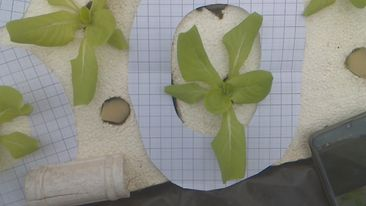
#> input picture rgb.jpg, 366 x 206 px
$ python cameratest01.py
#> lines starting #> are read from the running program, lines starting #| are printed output that depends on the picture
from matplotlib.colors import LinearSegmentedColormap
import matplotlib.pyplot as plt
from PIL import Image
import numpy as numpy
import matplotlib
matplotlib.use('Agg')


colors = [(1.0000, 1.0000, 1.0000), (0.9804, 0.9804, 0.9804), (0.9647, 0.9647, 0.9647),
          (0.9490, 0.9490, 0.9490), (0.9333, 0.9333,
                                     0.9333), (0.9137, 0.9137, 0.9137),
          (0.8980, 0.8980, 0.8980), (0.8824, 0.8824,
                                     0.8824), (0.8667, 0.8667, 0.8667),
          (0.8471, 0.8471, 0.8471), (0.8314, 0.8314,
                                     0.8314), (0.8157, 0.8157, 0.8157),
          (0.8000, 0.8000, 0.8000), (0.7843, 0.7843,
                                     0.7843), (0.7647, 0.7647, 0.7647),
          (0.7490, 0.7490, 0.7490), (0.7333, 0.7333,
                                     0.7333), (0.7176, 0.7176, 0.7176),
          (0.6980, 0.6980, 0.6980), (0.6824, 0.6824,
                                     0.6824), (0.6667, 0.6667, 0.6667),
          (0.6510, 0.6510, 0.6510), (0.6314, 0.6314,
                                     0.6314), (0.6157, 0.6157, 0.6157),
          (0.6000, 0.6000, 0.6000), (0.5843, 0.5843,
                                     0.5843), (0.5686, 0.5686, 0.5686),
          (0.5490, 0.5490, 0.5490), (0.5333, 0.5333,
                                     0.5333), (0.5176, 0.5176, 0.5176),
          (0.5020, 0.5020, 0.5020), (0.4824, 0.4824,
                                     0.4824), (0.4667, 0.4667, 0.4667),
          (0.4510, 0.4510, 0.4510), (0.4353, 0.4353,
                                     0.4353), (0.4157, 0.4157, 0.4157),
          (0.4000, 0.4000, 0.4000), (0.3843, 0.3843,
                                     0.3843), (0.3686, 0.3686, 0.3686),
          (0.3529, 0.3529, 0.3529), (0.3333, 0.3333,
                                     0.3333), (0.3176, 0.3176, 0.3176),
          (0.3020, 0.3020, 0.3020), (0.2863, 0.2863,
                                     0.2863), (0.2667, 0.2667, 0.2667),
          (0.2510, 0.2510, 0.2510), (0.2353, 0.2353,
                                     0.2353), (0.2196, 0.2196, 0.2196),
          (0.2039, 0.2039, 0.2039), (0.2196, 0.2196,
                                     0.2196), (0.2353, 0.2353, 0.2353),
          (0.2510, 0.2510, 0.2510), (0.2667, 0.2667,
                                     0.2667), (0.2863, 0.2863, 0.2863),
          (0.3020, 0.3020, 0.3020), (0.3176, 0.3176,
                                     0.3176), (0.3333, 0.3333, 0.3333),
          (0.3529, 0.3529, 0.3529), (0.3686, 0.3686,
                                     0.3686), (0.3843, 0.3843, 0.3843),
          (0.4000, 0.4000, 0.4000), (0.4157, 0.4157,
                                     0.4157), (0.4353, 0.4353, 0.4353),
          (0.4510, 0.4510, 0.4510), (0.4667, 0.4667,
                                     0.4667), (0.4824, 0.4824, 0.4824),
          (0.5020, 0.5020, 0.5020), (0.5176, 0.5176,
                                     0.5176), (0.5333, 0.5333, 0.5333),
          (0.5490, 0.5490, 0.5490), (0.5686, 0.5686,
                                     0.5686), (0.5843, 0.5843, 0.5843),
          (0.6000, 0.6000, 0.6000), (0.6157, 0.6157,
                                     0.6157), (0.6314, 0.6314, 0.6314),
          (0.6510, 0.6510, 0.6510), (0.6667, 0.6667,
                                     0.6667), (0.6824, 0.6824, 0.6824),
          (0.6980, 0.6980, 0.6980), (0.7176, 0.7176,
                                     0.7176), (0.7333, 0.7333, 0.7333),
          (0.7490, 0.7490, 0.7490), (0.7647, 0.7647,
                                     0.7647), (0.7843, 0.7843, 0.7843),
          (0.8000, 0.8000, 0.8000), (0.8157, 0.8157,
                                     0.8157), (0.8314, 0.8314, 0.8314),
          (0.8471, 0.8471, 0.8471), (0.8667, 0.8667,
                                     0.8667), (0.8824, 0.8824, 0.8824),
          (0.8980, 0.8980, 0.8980), (0.9137, 0.9137,
                                     0.9137), (0.9333, 0.9333, 0.9333),
          (0.9490, 0.9490, 0.9490), (0.9647, 0.9647,
                                     0.9647), (0.9804, 0.9804, 0.9804),
          (1.0000, 1.0000, 1.0000), (0.9804, 0.9804,
                                     0.9804), (0.9608, 0.9608, 0.9608),
          (0.9412, 0.9412, 0.9412), (0.9216, 0.9216,
                                     0.9216), (0.9020, 0.9020, 0.9020),
          (0.8824, 0.8824, 0.8824), (0.8627, 0.8627,
                                     0.8627), (0.8431, 0.8431, 0.8431),
          (0.8235, 0.8235, 0.8235), (0.8039, 0.8039,
                                     0.8039), (0.7843, 0.7843, 0.7843),
          (0.7647, 0.7647, 0.7647), (0.7451, 0.7451,
                                     0.7451), (0.7255, 0.7255, 0.7255),
          (0.7059, 0.7059, 0.7059), (0.6863, 0.6863,
                                     0.6863), (0.6667, 0.6667, 0.6667),
          (0.6471, 0.6471, 0.6471), (0.6275, 0.6275,
                                     0.6275), (0.6078, 0.6078, 0.6078),
          (0.5922, 0.5922, 0.5922), (0.5725, 0.5725,
                                     0.5725), (0.5529, 0.5529, 0.5529),
          (0.5333, 0.5333, 0.5333), (0.5137, 0.5137,
                                     0.5137), (0.4941, 0.4941, 0.4941),
          (0.4745, 0.4745, 0.4745), (0.4549, 0.4549,
                                     0.4549), (0.4353, 0.4353, 0.4353),
          (0.4157, 0.4157, 0.4157), (0.3961, 0.3961,
                                     0.3961), (0.3765, 0.3765, 0.3765),
          (0.3569, 0.3569, 0.3569), (0.3373, 0.3373,
                                     0.3373), (0.3176, 0.3176, 0.3176),
          (0.2980, 0.2980, 0.2980), (0.2784, 0.2784,
                                     0.2784), (0.2588, 0.2588, 0.2588),
          (0.2392, 0.2392, 0.2392), (0.2196, 0.2196,
                                     0.2196), (0.2588, 0.2588, 0.3137),
          (0.3020, 0.3020, 0.4118), (0.3412, 0.3412,
                                     0.5098), (0.3843, 0.3843, 0.6078),
          (0.4235, 0.4235, 0.7059), (0.4667, 0.4667,
                                     0.8039), (0.5059, 0.5059, 0.9020),
          (0.5490, 0.5490, 1.0000), (0.5137, 0.5765,
                                     0.9373), (0.4784, 0.6039, 0.8745),
          (0.4431, 0.6314, 0.8118), (0.4118, 0.6588,
                                     0.7490), (0.3765, 0.6863, 0.6863),
          (0.3412, 0.7176, 0.6235), (0.3059, 0.7451,
                                     0.5608), (0.2745, 0.7725, 0.4980),
          (0.2392, 0.8000, 0.4353), (0.2039, 0.8275,
                                     0.3725), (0.1686, 0.8588, 0.3098),
          (0.1373, 0.8863, 0.2471), (0.1020, 0.9137,
                                     0.1843), (0.0667, 0.9412, 0.1216),
          (0.0314, 0.9686, 0.0588), (0.0000, 1.0000,
                                     0.0000), (0.0275, 1.0000, 0.0000),
          (0.0588, 1.0000, 0.0000), (0.0902, 1.0000,
                                     0.0000), (0.1216, 1.0000, 0.0000),
          (0.1529, 1.0000, 0.0000), (0.1843, 1.0000,
                                     0.0000), (0.2157, 1.0000, 0.0000),
          (0.2471, 1.0000, 0.0000), (0.2784, 1.0000,
                                     0.0000), (0.3098, 1.0000, 0.0000),
          (0.3412, 1.0000, 0.0000), (0.3725, 1.0000,
                                     0.0000), (0.4039, 1.0000, 0.0000),
          (0.4353, 1.0000, 0.0000), (0.4667, 1.0000,
                                     0.0000), (0.4980, 1.0000, 0.0000),
          (0.5294, 1.0000, 0.0000), (0.5608, 1.0000,
                                     0.0000), (0.5922, 1.0000, 0.0000),
          (0.6235, 1.0000, 0.0000), (0.6549, 1.0000,
                                     0.0000), (0.6863, 1.0000, 0.0000),
          (0.7176, 1.0000, 0.0000), (0.7490, 1.0000,
                                     0.0000), (0.7804, 1.0000, 0.0000),
          (0.8118, 1.0000, 0.0000), (0.8431, 1.0000,
                                     0.0000), (0.8745, 1.0000, 0.0000),
          (0.9059, 1.0000, 0.0000), (0.9373, 1.0000,
                                     0.0000), (0.9686, 1.0000, 0.0000),
          (1.0000, 1.0000, 0.0000), (1.0000, 0.9765,
                                     0.0000), (1.0000, 0.9569, 0.0000),
          (1.0000, 0.9373, 0.0000), (1.0000, 0.9137,
                                     0.0000), (1.0000, 0.8941, 0.0000),
          (1.0000, 0.8745, 0.0000), (1.0000, 0.8510,
                                     0.0000), (1.0000, 0.8314, 0.0000),
          (1.0000, 0.8118, 0.0000), (1.0000, 0.7882,
                                     0.0000), (1.0000, 0.7686, 0.0000),
          (1.0000, 0.7490, 0.0000), (1.0000, 0.7255,
                                     0.0000), (1.0000, 0.7059, 0.0000),
          (1.0000, 0.6863, 0.0000), (1.0000, 0.6667,
                                     0.0000), (1.0000, 0.6431, 0.0000),
          (1.0000, 0.6235, 0.0000), (1.0000, 0.6039,
                                     0.0000), (1.0000, 0.5804, 0.0000),
          (1.0000, 0.5608, 0.0000), (1.0000, 0.5412,
                                     0.0000), (1.0000, 0.5176, 0.0000),
          (1.0000, 0.4980, 0.0000), (1.0000, 0.4784,
                                     0.0000), (1.0000, 0.4549, 0.0000),
          (1.0000, 0.4353, 0.0000), (1.0000, 0.4157,
                                     0.0000), (1.0000, 0.3922, 0.0000),
          (1.0000, 0.3725, 0.0000), (1.0000, 0.3529,
                                     0.0000), (1.0000, 0.3333, 0.0000),
          (1.0000, 0.3098, 0.0000), (1.0000, 0.2902,
                                     0.0000), (1.0000, 0.2706, 0.0000),
          (1.0000, 0.2471, 0.0000), (1.0000, 0.2275,
                                     0.0000), (1.0000, 0.2078, 0.0000),
          (1.0000, 0.1843, 0.0000), (1.0000, 0.1647,
                                     0.0000), (1.0000, 0.1451, 0.0000),
          (1.0000, 0.1216, 0.0000), (1.0000, 0.1020,
                                     0.0000), (1.0000, 0.0824, 0.0000),
          (1.0000, 0.0588, 0.0000), (1.0000, 0.0392,
                                     0.0000), (1.0000, 0.0196, 0.0000),
          (1.0000, 0.0000, 0.0000), (1.0000, 0.0000,
                                     0.0588), (1.0000, 0.0000, 0.1216),
          (1.0000, 0.0000, 0.1843), (1.0000, 0.0000,
                                     0.2471), (1.0000, 0.0000, 0.3098),
          (1.0000, 0.0000, 0.3725), (1.0000, 0.0000,
                                     0.4353), (1.0000, 0.0000, 0.4980),
          (1.0000, 0.0000, 0.5608), (1.0000, 0.0000,
                                     0.6235), (1.0000, 0.0000, 0.6863),
          (1.0000, 0.0000, 0.7490), (1.0000, 0.0000,
                                     0.8118), (1.0000, 0.0000, 0.8745),
          (1.0000, 0.0000, 0.9373)]


def ndvi(image, processedImgFilename, imageOutPath):
#> called with image = 'rgb.jpg', processedImgFilename = '111-processedImgFilename.jpg', imageOutPath = '111-imageOutPath.jpg'
    img = Image.open(image)  # รับรูปภาพ
#> img is the input picture: PIL image 366x206 RGB; mean R, G, B 138.1, 139.1, 125.6

    imgR, imgG, imgB = img.split()  # , แยกข้อความจาก imgB (img)
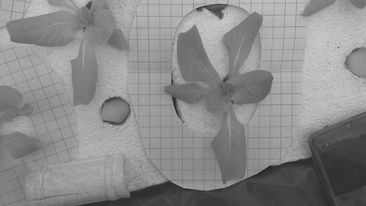
#> imgR: PIL image 366x206 L; min 25, max 207, mean 138.1
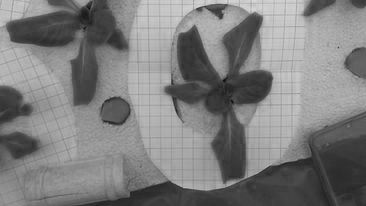
#> imgB: PIL image 366x206 L; min 12, max 220, mean 125.6
    #print("arrR = ",imgR)
    #print("arrB = ",imgB)
    #print("arrG = ",imgG)

    arrR = numpy.asarray(imgR).astype('float')
    arrB = numpy.asarray(imgB).astype('float')
    print("arrR = ", arrR)
#> (printed output is left out)
    print("arrB = ", arrB)
#> (printed output is left out)
    redBlueDiff = (arrR - arrB)
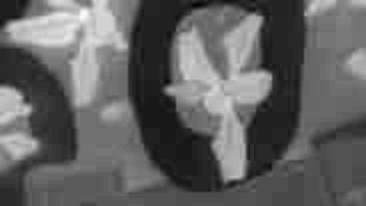
#> redBlueDiff: shape (206, 366) float64; min -36, max 90, mean 12.4; drawn with min black and max white
    print("redBlueDiff", redBlueDiff)
#> (printed output is left out)
    redBlueSum = (arrR + arrB)
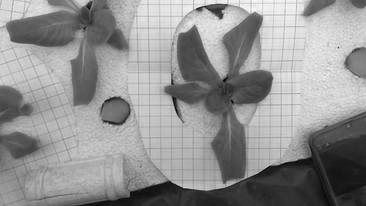
#> redBlueSum: shape (206, 366) float64; min 64, max 414, mean 263.7; drawn with min black and max white

    redBlueSum[redBlueSum == 0] = 0.01

    arrNDVI = redBlueDiff/redBlueSum
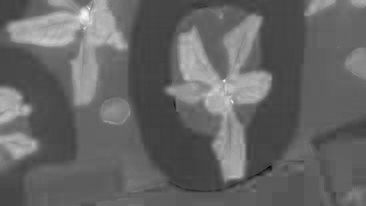
#> arrNDVI: shape (206, 366) float64; min -0.324, max 0.653, mean 0.0665; drawn with min black and max white

    print("arrNDVI ", arrNDVI)
#> (printed output is left out)

    plt.imsave(processedImgFilename, arrNDVI, vmin=-1.0, vmax=1.0)
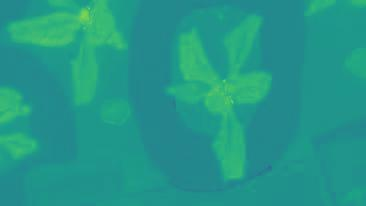
#> saved as 111-processedImgFilename.jpg: shape (206, 366, 3); mean R, G, B 34.7, 151.6, 136.6
    fastiecm = LinearSegmentedColormap.from_list('miylst', colors)
    plt.imsave(imageOutPath, arrNDVI, cmap=fastiecm, vmin=-1.0, vmax=1.0)
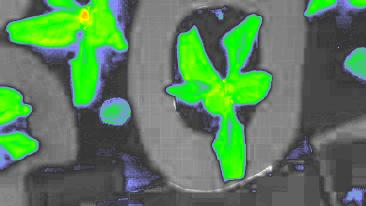
#> saved as 111-imageOutPath.jpg: shape (206, 366, 3); mean R, G, B 90.2, 126.9, 90.9


ndvi("rgb.jpg", "111-processedImgFilename.jpg", "111-imageOutPath.jpg")

$ run again, with imsge.jpg copied over rgb.jpg
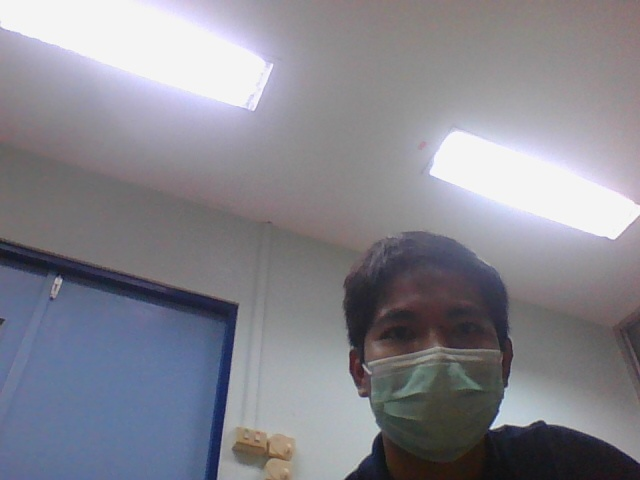
#> input picture imsge.jpg, 640 x 480 px
#> in ndvi, img is the input picture: PIL image 640x480 RGB; mean R, G, B 133.9, 133.7, 142.4
#> (printed output is left out)
#> (printed output is left out)
#> (printed output is left out)
#> (printed output is left out)
#> in ndvi, `plt.imsave(processedImgFilename, arrNDVI, vmin=-1.0, vmax=1.0)`:
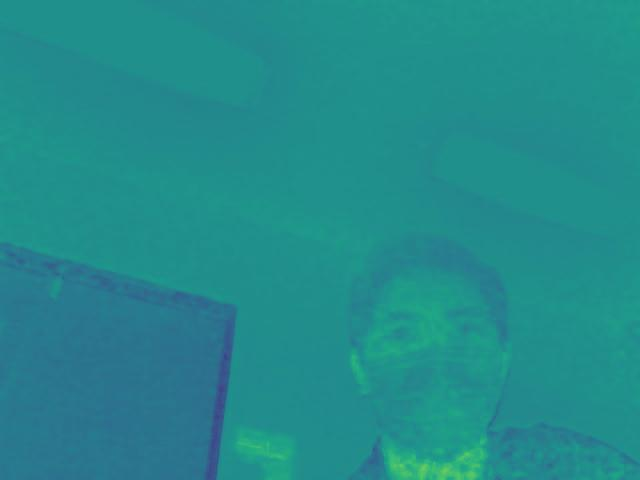
#> saved as 111-processedImgFilename.jpg: shape (480, 640, 3); mean R, G, B 34, 139.4, 140.2
#> in ndvi, `plt.imsave(imageOutPath, arrNDVI, cmap=fastiecm, vmin=-1.0, vmax=1.0)`:
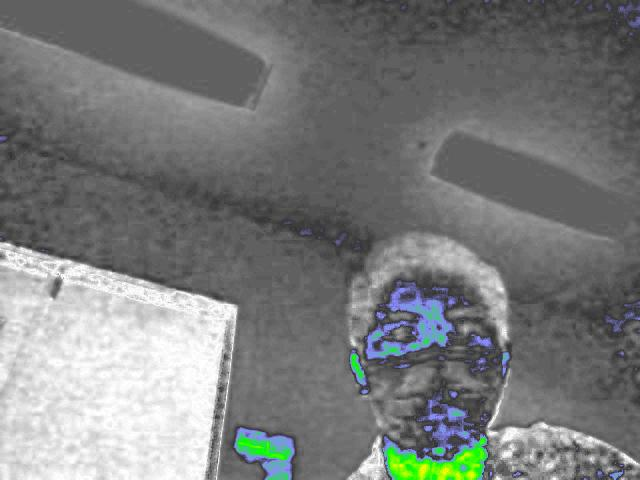
#> saved as 111-imageOutPath.jpg: shape (480, 640, 3); mean R, G, B 121.4, 123.7, 123.1

$ run again, with noir.jpg copied over rgb.jpg
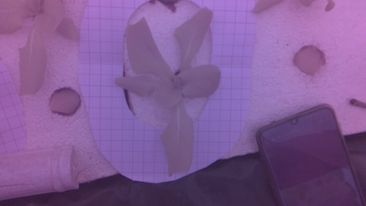
#> input picture noir.jpg, 366 x 206 px
#> in ndvi, img is the input picture: PIL image 366x206 RGB; mean R, G, B 128.7, 90.4, 148.2
#> (printed output is left out)
#> (printed output is left out)
#> (printed output is left out)
#> (printed output is left out)
#> in ndvi, `plt.imsave(processedImgFilename, arrNDVI, vmin=-1.0, vmax=1.0)`:
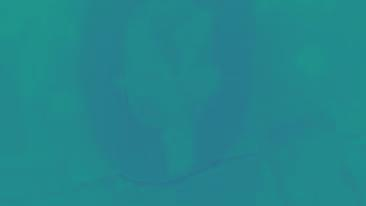
#> saved as 111-processedImgFilename.jpg: shape (206, 366, 3); mean R, G, B 35.2, 135.1, 141.2
#> in ndvi, `plt.imsave(imageOutPath, arrNDVI, cmap=fastiecm, vmin=-1.0, vmax=1.0)`:
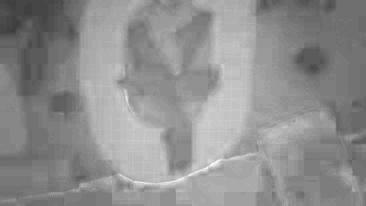
#> saved as 111-imageOutPath.jpg: shape (206, 366, 3); min 59, max 252, mean 142.9
